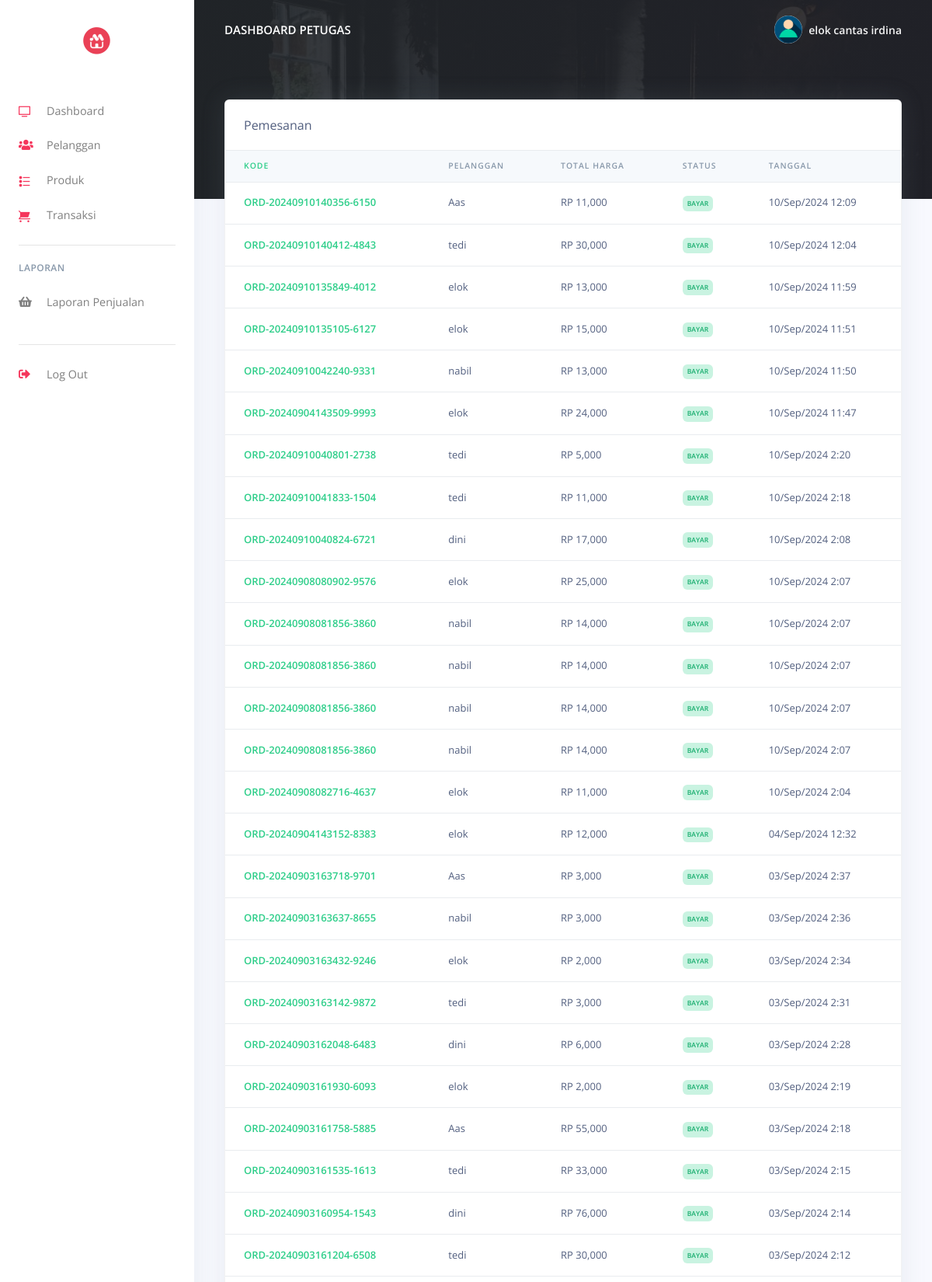
The app's page /pos/cashier/orders_reports.php (signed in, upper part) with its own data.
### tables this page shows
CREATE TABLE `user` (
  `UserID` int(11) NOT NULL,
  `Username` varchar(255) NOT NULL,
  `Password` varchar(255) NOT NULL,
  `Email` varchar(255) NOT NULL,
  `NamaLengkap` varchar(255) NOT NULL,
  `Alamat` varchar(200) NOT NULL,
  `level` enum('admin','petugas') NOT NULL
);

CREATE TABLE `penjualan` (
  `PenjualanID` int(11) NOT NULL,
  `kode_penjualan` varchar(200) NOT NULL,
  `TanggalPenjualan` date NOT NULL,
  `TotalHarga` decimal(10,2) NOT NULL,
  `PelangganID` int(11) NOT NULL,
  `NamaPelanggan` varchar(255) NOT NULL,
  `DibuatPada` timestamp NOT NULL DEFAULT current_timestamp() ON UPDATE current_timestamp(),
  `status` varchar(200) NOT NULL
);

### pos/cashier/orders_reports.php (the view, shortened to what this page needs)
<?php
include('config/checklogin.php');
require_once('partials/_head.php');
?>
<body>
    <?php
    require_once('partials/_sidebar.php');
    ?>
    <div class="main-content">
        <?php
        require_once('partials/_topnav.php');
        ?>
        <div class="container-fluid mt--8">
            <div class="row">
                <div class="col">
                    <div class="card shadow">
                        <div class="card-header border-0">
                            Pemesanan
                        </div>
                        <div class="table-responsive">
                            <table class="table align-items-center table-flush">
                                <thead class="thead-light">
                                    <tr>
                                        <th class="text-success" scope="col">Kode</th>
                                        <th scope="col">Pelanggan</th>
                                        <th scope="col">Total Harga</th>
                                        <th scop="col">Status</th>
                                        <th scope="col">Tanggal</th>
                                    </tr>
                                </thead>
                                <tbody>
                                    <?php
                                    $ret = "SELECT * FROM  penjualan ORDER BY `DibuatPada` DESC  ";
                                    $stmt = $mysqli->prepare($ret);
                                    $stmt->execute();
                                    $res = $stmt->get_result();
                                    while ($order = $res->fetch_object()) {
                                    ?>
                                        <tr>
                                            <th class="text-success" scope="row"><?php echo $order->kode_penjualan; ?></th>
                                            <td><?php echo $order->NamaPelanggan; ?></td>
                                            <td>RP <?php echo number_format($order->TotalHarga, 0, '.', ','); ?></td>
                                            <td><?php if ($order->status == '') {
                                                    echo "<span class='badge badge-danger'>Belum Dibayar</span>";
                                                } else {
                                                    echo "<span class='badge badge-success'>$order->status</span>";
                                                } ?></td>
                                            <td><?php echo date('d/M/Y g:i', strtotime($order->DibuatPada)); ?></td>
                                        </tr>
                                    <?php } ?>
                                </tbody>
                            </table>
                        </div>
                    </div>
                </div>
            </div>
        </div>
    </div>
</body>
</html>

### pos/cashier/partials/_sidebar.php (shortened to what this page needs)
<?php
$UserID = $_SESSION['UserID'];
$ret = "SELECT * FROM  user  WHERE UserID = '$UserID'";
$stmt = $mysqli->prepare($ret);
$stmt->execute();
$res = $stmt->get_result();
while ($admin = $res->fetch_object()) {
?>
  <nav class="navbar navbar-vertical fixed-left navbar-expand-md navbar-light bg-white" id="sidenav-main">
    <div class="container-fluid">
      <a class="navbar-brand" href="dashboard.php">
        <img src="assets/img/brand/logo.jpg" class="navbar-brand-img img-fluid" alt="...">
      </a>
      <div class="collapse navbar-collapse" id="sidenav-collapse-main">
        <ul class="navbar-nav">
          <li class="nav-item">
            <a class="nav-link" href="dashboard.php">
              <i class="ni ni-tv-2 text-danger"></i> Dashboard
            </a>
          </li>
          <li class="nav-item">
            <a class="nav-link" href="customes.php">
              <i class="fas fa-users text-danger"></i> Pelanggan
            </a>
          </li>
          <li class="nav-item">
            <a class="nav-link" href="products.php">
              <i class="ni ni-bullet-list-67 text-danger"></i>Produk
            </a>
          </li>
          <li class="nav-item">
            <a class="nav-link" href="orders.php">
              <i class="ni ni-cart text-danger"></i> Transaksi
            </a>
          </li>
        </ul>
        <hr class="my-3">
        <h6 class="navbar-heading text-muted">Laporan</h6>
        <ul class="navbar-nav mb-md-3">
          <li class="nav-item">
            <a class="nav-link" href="report.php">
              <i class="fas fa-shopping-basket"></i> Laporan Penjualan
            </a>
          </li>
        </ul>
        <hr class="my-3">
        <ul class="navbar-nav mb-md-3">
          <li class="nav-item">
            <a class="nav-link" href="logout.php">
              <i class="fas fa-sign-out-alt text-danger"></i> Log Out
            </a>
          </li>
        </ul>
      </div>
    </div>
  </nav>
<?php } ?>

### pos/cashier/partials/_topnav.php (shortened to what this page needs)
<?php
$UserID = $_SESSION['UserID'];
$ret = "SELECT * FROM  user  WHERE UserID = '$UserID'";
$stmt = $mysqli->prepare($ret);
$stmt->execute();
$res = $stmt->get_result();
while ($admin = $res->fetch_object()) {
?>
    <nav class="navbar navbar-top navbar-expand-md navbar-dark" id="navbar-main">
        <div class="container-fluid">
            <a class="h4 mb-0 text-white text-uppercase d-none d-lg-inline-block" href="dashboard.php">Dashboard Petugas</a>
            <ul class="navbar-nav align-items-center d-none d-md-flex">
                <li class="nav-item dropdown">
                    <a class="nav-link pr-0" href="#" role="button" data-toggle="dropdown" aria-haspopup="true" aria-expanded="false">
                        <div class="media align-items-center">
                            <span class="avatar avatar-sm rounded-circle">
                                <img alt="Image placeholder" src="assets/img/theme/user-a-min.png">
                            </span>
                            <div class="media-body ml-2 d-none d-lg-block">
                                <span class="mb-0 text-sm  font-weight-bold"><?php echo $admin->Username; ?></span>
                            </div>
                        </div>
                    </a>
                </li>
            </ul>
        </div>
    </nav>
<?php } ?>

### records on screen
user: Username "elok cantas irdina"
penjualan: kode_penjualan "ORD-20240910140356-6150", NamaPelanggan "Aas", TotalHarga "11,000", status "BAYAR", DibuatPada "10/Sep/2024 12:09"
penjualan: kode_penjualan "ORD-20240910140412-4843", NamaPelanggan "tedi", TotalHarga "30,000", status "BAYAR", DibuatPada "10/Sep/2024 12:04"
penjualan: kode_penjualan "ORD-20240910135849-4012", NamaPelanggan "elok", TotalHarga "13,000", status "BAYAR", DibuatPada "10/Sep/2024 11:59"
penjualan: kode_penjualan "ORD-20240910135105-6127", NamaPelanggan "elok", TotalHarga "15,000", status "BAYAR", DibuatPada "10/Sep/2024 11:51"
penjualan: kode_penjualan "ORD-20240910042240-9331", NamaPelanggan "nabil", TotalHarga "13,000", status "BAYAR", DibuatPada "10/Sep/2024 11:50"
penjualan: kode_penjualan "ORD-20240904143509-9993", NamaPelanggan "elok", TotalHarga "24,000", status "BAYAR", DibuatPada "10/Sep/2024 11:47"
penjualan: kode_penjualan "ORD-20240910040801-2738", NamaPelanggan "tedi", TotalHarga "5,000", status "BAYAR", DibuatPada "10/Sep/2024 2:20"
penjualan: kode_penjualan "ORD-20240910041833-1504", NamaPelanggan "tedi", TotalHarga "11,000", status "BAYAR", DibuatPada "10/Sep/2024 2:18"
penjualan: kode_penjualan "ORD-20240910040824-6721", NamaPelanggan "dini", TotalHarga "17,000", status "BAYAR", DibuatPada "10/Sep/2024 2:08"
penjualan: kode_penjualan "ORD-20240908080902-9576", NamaPelanggan "elok", TotalHarga "25,000", status "BAYAR", DibuatPada "10/Sep/2024 2:07"
penjualan: kode_penjualan "ORD-20240908081856-3860", NamaPelanggan "nabil", TotalHarga "14,000", status "BAYAR", DibuatPada "10/Sep/2024 2:07"
penjualan: kode_penjualan "ORD-20240908081856-3860", NamaPelanggan "nabil", TotalHarga "14,000", status "BAYAR", DibuatPada "10/Sep/2024 2:07"
penjualan: kode_penjualan "ORD-20240908081856-3860", NamaPelanggan "nabil", TotalHarga "14,000", status "BAYAR", DibuatPada "10/Sep/2024 2:07"
penjualan: kode_penjualan "ORD-20240908081856-3860", NamaPelanggan "nabil", TotalHarga "14,000", status "BAYAR", DibuatPada "10/Sep/2024 2:07"
penjualan: kode_penjualan "ORD-20240908082716-4637", NamaPelanggan "elok", TotalHarga "11,000", status "BAYAR", DibuatPada "10/Sep/2024 2:04"
penjualan: kode_penjualan "ORD-20240904143152-8383", NamaPelanggan "elok", TotalHarga "12,000", status "BAYAR", DibuatPada "04/Sep/2024 12:32"
penjualan: kode_penjualan "ORD-20240903163718-9701", NamaPelanggan "Aas", TotalHarga "3,000", status "BAYAR", DibuatPada "03/Sep/2024 2:37"
penjualan: kode_penjualan "ORD-20240903163637-8655", NamaPelanggan "nabil", TotalHarga "3,000", status "BAYAR", DibuatPada "03/Sep/2024 2:36"
penjualan: kode_penjualan "ORD-20240903163432-9246", NamaPelanggan "elok", TotalHarga "2,000", status "BAYAR", DibuatPada "03/Sep/2024 2:34"
penjualan: kode_penjualan "ORD-20240903163142-9872", NamaPelanggan "tedi", TotalHarga "3,000", status "BAYAR", DibuatPada "03/Sep/2024 2:31"
penjualan: kode_penjualan "ORD-20240903162048-6483", NamaPelanggan "dini", TotalHarga "6,000", status "BAYAR", DibuatPada "03/Sep/2024 2:28"
penjualan: kode_penjualan "ORD-20240903161930-6093", NamaPelanggan "elok", TotalHarga "2,000", status "BAYAR", DibuatPada "03/Sep/2024 2:19"
penjualan: kode_penjualan "ORD-20240903161758-5885", NamaPelanggan "Aas", TotalHarga "55,000", status "BAYAR", DibuatPada "03/Sep/2024 2:18"
penjualan: kode_penjualan "ORD-20240903161535-1613", NamaPelanggan "tedi", TotalHarga "33,000", status "BAYAR", DibuatPada "03/Sep/2024 2:15"
penjualan: kode_penjualan "ORD-20240903160954-1543", NamaPelanggan "dini", TotalHarga "76,000", status "BAYAR", DibuatPada "03/Sep/2024 2:14"
penjualan: kode_penjualan "ORD-20240903161204-6508", NamaPelanggan "tedi", TotalHarga "30,000", status "BAYAR", DibuatPada "03/Sep/2024 2:12"
